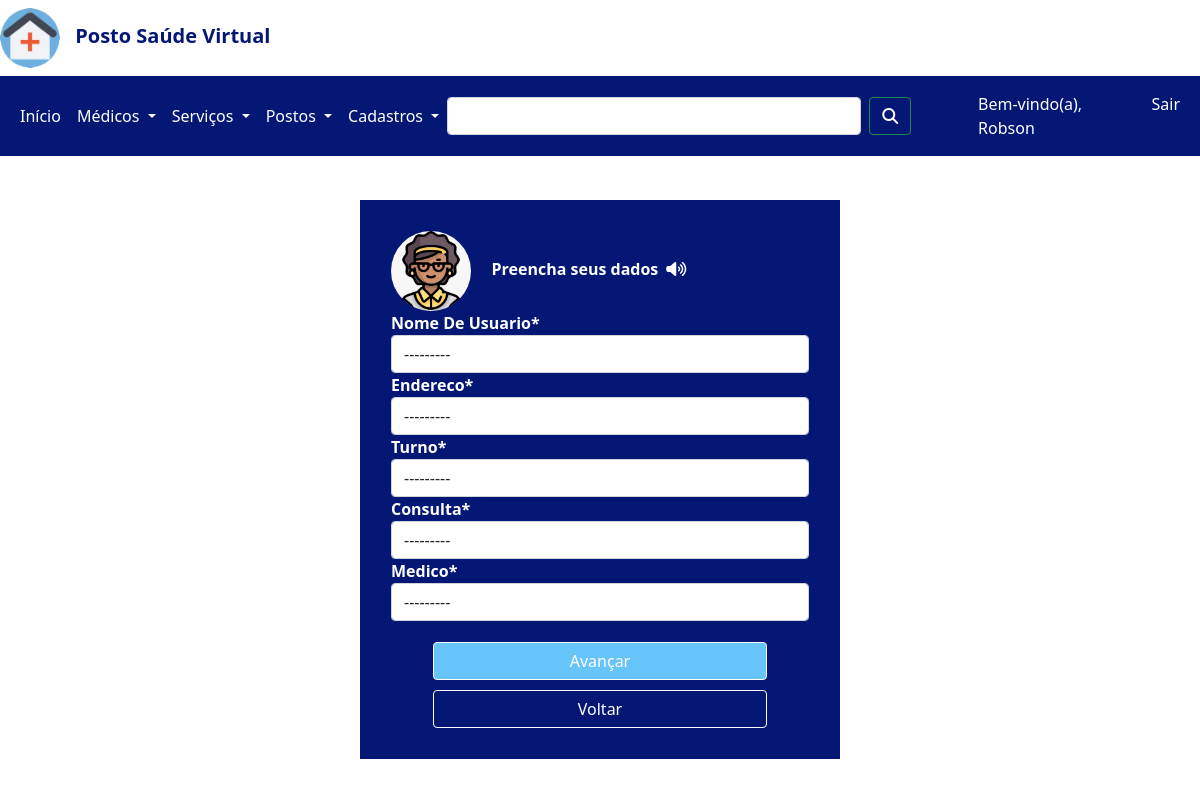
Before: /cadastros/cadastrar/agendamento/ (signed in) with the older database file.
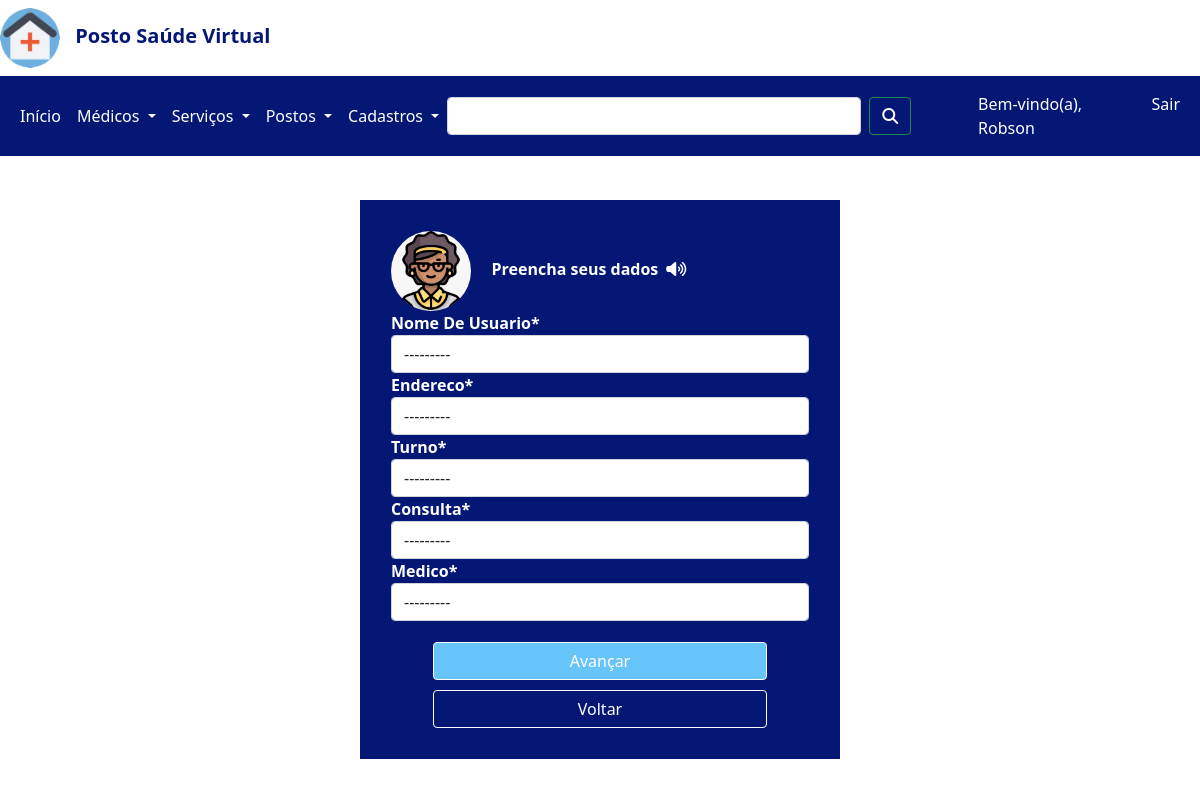
After: the same page with the newer database file.
### cadastros/models.py (models this page shows)
class Endereco(models.Model):
    endereco = models.CharField(verbose_name='Endereço' ,max_length=2560)
    num_Da_Residencia = models.CharField(verbose_name='Número da Residência', max_length=2)
    complemento = models.CharField(max_length=256)
    bairro = models.CharField(max_length=256)
    telefone = models.CharField(max_length=15, unique=True)
    cep = models.CharField(verbose_name='CEP', max_length=9)
    ponto_De_Referencia = models.TextField(verbose_name='Ponto de Referência', max_length=256)
    pessoa = models.ForeignKey(Pessoa, on_delete=models.PROTECT)
    def __str__(self):
        return "{} - {}".format(self.endereco, self.num_Da_Residencia)

class AgendarConsulta(models.Model):
    tipo_Da_Consulta = models.CharField(max_length=256, unique=True)
    turno = models.CharField(max_length=5)
    dia_Da_Semana = models.CharField(max_length=13)
    status = models.BooleanField(default=True)
    def __str__(self):
        return "{} ({})".format(self.turno, self.tipo_Da_Consulta)

### cadastros/views.py (the view)
# urls.py: path('cadastrar/agendamento/', login_required(AgendamentoCreateView.as_view()), name='cadastar-agendamento'),
class AgendamentoCreateView(CreateView):
    model = Agendamento
    form_class = AgendamentoForm
    success_url = '/cadastros/listar/agendamento/'
    template_name = 'cadastros/agendamento.html'

### cadastros/forms.py
class AgendamentoForm(forms.ModelForm):
    class Meta:
        model = Agendamento
        fields = ('nome_De_Usuario', 'endereco', 'turno', 'consulta', 'medico')

### cadastros/models.py (called while the page is built)
    def __str__(self):
        return self.nome_Completo

    def __str__(self):
        return self.nome_Completo

    def __str__(self):
        return "{}: {}".format(self.tipo_Da_Consulta.tipo_Da_Consulta, self.descricao)

### cadastros/templates/cadastros/agendamento.html (shortened to what this page needs)
{% extends 'base.html' %}
{% load static %}
{% load crispy_forms_tags %}
{% block conteudo %}
<link rel="stylesheet" href="{% static 'css/agendamento.css' %}">
<body>
    <div class="cadastroUsuario">
        <div class="atendenteAg">
            <header class="header-atendente">
                <img class="atendente-img" src="{% static 'img/atendente.png' %}">
                <span><strong id="atendente-voice">&nbsp; Preencha seus dados<i class="fa-solid fa-volume-high" id="sound"></i></strong></span>
            </header>
        </div>
        <form method="post">
            {{ form|crispy}}
            <button class="btn btn-success" id="cadastrarUsuario" type="submit">Avançar</button>
        </form>
        <a href="javascript:history.back()"><button class="btn btn-success" id="cadastrarUsuario1" >Voltar</button></a>
    </div>
</body>
{% endblock %}

### templates/base.html (shortened to what this page needs)
{% load static %}
<!DOCTYPE html>
<html lang="pt-br">
<head>
    <link href="https://cdn.jsdelivr.net/npm/bootstrap@5.1.3/dist/css/bootstrap.min.css" rel="stylesheet">
    <link rel="stylesheet" href="https://cdn.jsdelivr.net/npm/bootstrap-icons@1.8.1/font/bootstrap-icons.css">
    <link rel="stylesheet" href="{% static 'css/base.css' %}">
</head>
<body>
  {% block menu %}
  <div class="cabecalho-logo">
    <header class="cabecalho">
      <img class="logo" src="{% static 'img/my-logo.png' %}">
      <span><strong>Posto Saúde Virtual</strong></span>
    </header>
  </div>
  <div class="menu">
    <nav class="navbar navbar-expand-lg">
      <div class="container-fluid">
        <div class="collapse navbar-collapse" id="navbarSupportedContent">
          <ul class="navbar-nav me-auto mb-2 mb-lg-0">
            <li class="nav-item">
              <a class="nav-link activate" aria-current="page" href="{% url 'pages:home' %}" id="first-menu">Início</a>
            </li>
            <li class="nav-item dropdown">
              <a class="nav-link dropdown-toggle" href="#" id="navbarDropdown" role="button" data-bs-toggle="dropdown" aria-expanded="false">
                Médicos
              </a>
            </li>
            <li class="nav-item dropdown">
              <a class="nav-link dropdown-toggle" href="#" id="navbarDropdown" role="button" data-bs-toggle="dropdown" aria-expanded="false">
                Serviços
              </a>
            </li>
            <li class="nav-item dropdown">
              <a class="nav-link dropdown-toggle" href="#" id="navbarDropdown" role="button" data-bs-toggle="dropdown" aria-expanded="false">
                Postos
              </a>
            </li>
            {% if user.is_authenticated %}
            <li class="nav-item dropdown">
              <a class="nav-link dropdown-toggle" href="#" id="navbarDropdown" role="button" data-bs-toggle="dropdown" aria-expanded="false">
                Cadastros
              </a>
            </li>
            {% endif %}
          </ul>
          <form class="d-flex">
            <input class="form-control me-2" type="search" aria-label="Search">
            <button class="btn btn-outline-success" type="submit"><i class="fa-solid fa-magnifying-glass"></i></button>
          </form>
          <ul class="navbar-nav me-auto mb-2 mb-lg-0">
            {% if user.is_authenticated %}
            <li class="nav-item">
              <a class="nav-link disabled" href="#" id="first-menu">Bem-vindo(a), {{ user.get_username }}</a>
            </li>
            <li class="nav-item">
              <a class="nav-link" href="{% url 'account_logout' %}" id="first-menu">Sair</a>
            </li>
            {% endif %}
          </ul>
        </div>
      </div>
    </nav>
  </div>
  {% endblock %}
  {% block conteudo %}
  {% endblock %}
</body>
</html>

### static/css/base.css (style rules this page uses)
.cabecalho { width: 23vw; color: #051775; font-size: 15pt; }
.logo { width: 5vw; border-radius: 100%; }
strong { margin-left: 0.5em; }
.cabecalho-logo { margin-top: 0.5em; }
.menu { margin-top: 0.5em; }
.navbar { background-color: #051775; }
#first-menu { color: #ffffff; }
#navbarDropdown { color: #ffffff; }
.d-flex { width: 40vw; margin-right: 5%; }
.btn { background: none; color: #ffffff; }

### static/css/agendamento.css (style rules this page uses)
.atendente-img { height: 10vh; border-radius: 100%; }
#atendente-voice { background-color: #051775; color: #ffffff; border-radius: 50px 50px 50px 50px; }
#sound { margin: 0.5em; }
.cadastroUsuario { position: absolute; width:40%; border: 1px solid #051775; padding: 30px 30px; top: 25%; left:30%; background-color: #051775; }
#cadastrarUsuario1 { margin-top: 10px; width: 80%; margin-left: 10%; background-color:#051775; border-color: white; }
form { background-color: #051775; }
label { color: white; font-weight: bold; }
input { width: 100%; background-color:white; }
#cadastrarUsuario { width: 80%; margin-left: 10%; background-color: #66C4F9; border-color: white; margin-top: 5%; }

Changed rows visible on the page:
added Endereco: endereco "---------"
added AgendarConsulta: turno "---------"
Other visible differences:
form field endereco: "---------" → (not shown)
form field turno: "---------" → (not shown)
